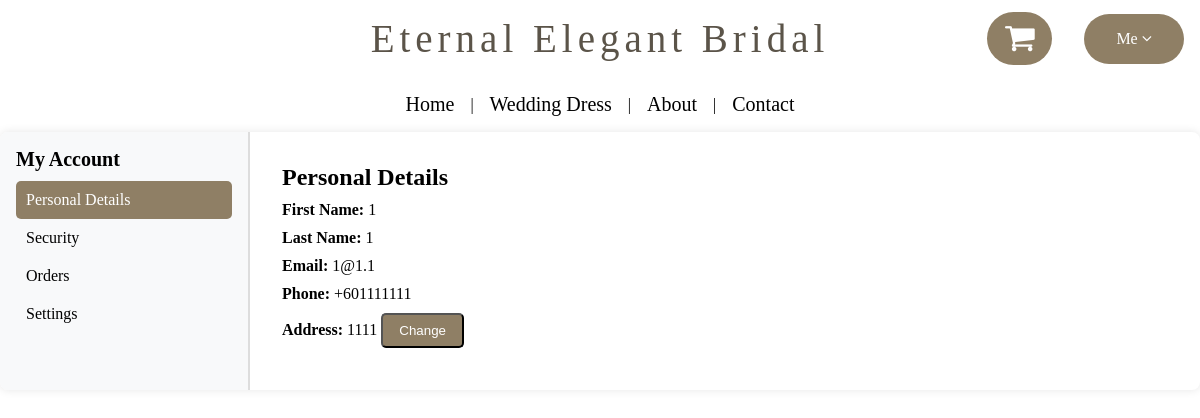
Screenshot of /userpage/product/ProfilePage.php (signed in) with the database file from the repository.
### tables this page shows
CREATE TABLE `users` (
  `id` int(11) NOT NULL,
  `username` varchar(50) NOT NULL,
  `first_name` varchar(50) NOT NULL,
  `last_name` varchar(50) NOT NULL,
  `email` varchar(100) NOT NULL,
  `phone_number` varchar(20) NOT NULL,
  `address` text NOT NULL,
  `password` varchar(255) NOT NULL,
  `created_at` timestamp NOT NULL DEFAULT current_timestamp(),
  `safe_key_question` varchar(255) NOT NULL,
  `safe_key_answer` varchar(255) NOT NULL,
  `role` enum('admin','user') NOT NULL DEFAULT 'user'
);

### backend/user/product/profile.php (called while the page is built, shortened)
<?php
include __DIR__ . "/../../../backend/db_connect.php";
$first_name = $_SESSION["first_name"] ?? "Guest";
$last_name = $_SESSION["last_name"] ?? "";
$email = $_SESSION["email"] ?? "";
$phone = $_SESSION["phone_number"] ?? "";
$address = $_SESSION["address"] ?? "";
$user_id = $_SESSION["user_id"];
$stmt = $conn->prepare("SELECT first_name, last_name, email, phone_number,address FROM users WHERE id = ?");
$stmt->bind_param("i", $user_id);
$stmt->execute();
$stmt->bind_result($first_name, $last_name, $email, $phone, $address);
?>

### userpage/product/ProfilePage.php (the view, shortened to what this page needs)
<?php
include "../../backend/user/payment/viewOrderRecord.php";
include "../../backend/user/product/profile.php";
?>
<!DOCTYPE html>
<html lang="en">
<head>
    <link rel="stylesheet" href="/BackendWebDev/userstyle/transition.css">
    <link rel="stylesheet" href="/BackendWebDev/userstyle/profile.css">
    <link rel="stylesheet" href="https://cdnjs.cloudflare.com/ajax/libs/font-awesome/4.7.0/css/font-awesome.min.css">
</head>
<body>
    <header>
        <h1>Eternal Elegant Bridal</h1>
        <div class="right-section">
            <button class="cart-btn" id="open-btn" onclick="window.location.href='../cart/CartPage.php'">
                <i class="fa fa-shopping-cart" aria-hidden="true"></i>
            </button>
            <div class="dropdown">
                <button class="dropbtn" id="account-btn">
                    <span>Me <i class="fa fa-angle-down" aria-hidden="true"></i></span>
                </button>
            </div>
    </header>
    <nav>
        <a class="blink" href="MainPage.php">Home</a> |
        <a class="blink" href="WeddingDressPage.php">Wedding Dress</a> |
        <a class="blink" href="">About</a> |
        <a class="blink" href="">Contact</a>
    </nav>
    <div class="container">
        <div class="sidebar">
            <h2>My Account</h2>
            <ul>
                <li class="active" onclick="showSection('personal')">Personal Details</li>
                <li onclick="showSection('security')">Security</li>
                <li onclick="showSection('orders')">Orders</li>
                <li onclick="showSection('settings')">Settings</li>
            </ul>
        </div>
        <div class="content">
            <div id="personal" class="section">
                <h2>Personal Details</h2>
                <p><strong>First Name:</strong> <?php echo htmlspecialchars($first_name); ?></p>
                <p><strong>Last Name:</strong> <?php echo htmlspecialchars($last_name); ?></p>
                <p><strong>Email:</strong> <?php echo htmlspecialchars($email); ?></p>
                <p><strong>Phone:</strong> <?php echo htmlspecialchars($phone); ?></p>
                <p>
                    <strong>Address:</strong>
                    <span id="address-text"><?php echo htmlspecialchars($address); ?></span>
                    <button id="edit-address-btn" class="edit-btn" onclick="editAddress()">Change</button>
                </p>
            </div>
        </div>
    </div>
</body>
</html>

### userstyle/transition.css (style rules this page uses)
body { opacity: 0; transition: opacity .5s; }

### userstyle/profile.css (style rules this page uses)
* { margin: 0; padding: 0; box-sizing: border-box; }
header { display: flex; justify-content: center; align-items: center; padding: 1rem; position: relative; }
h1 { font-family: 'Crimson Text'; font-weight: 400; letter-spacing: 5px; font-size: 50px; }
html, body { height: 100%; display: flex; flex-direction: column; max-width: 100%; }
header h1 { font-family: 'Crimson Text'; font-weight: 400; color: #5B5449; letter-spacing: 5px; font-size: 39px; text-align: center; flex-grow: 1; }
.right-section { display: flex; align-items: center; gap: 2rem; margin-right: auto; position: absolute; right: 1rem; }
.cart-btn { background-color: #8F7F65; color: white; padding: .5rem 1.1rem; border: none; cursor: pointer; border-radius: 2rem; margin-left: 10rem; font-size: 2rem; position: relative; }
.dropdown { display: inline-block; }
.dropbtn { background-color: #8F7F65; color: white; padding: 1rem 2rem; font-size: 16px; border: none; cursor: pointer; border-radius: 2rem; font-family: 'Crimson Text'; font-weight: 400; display: flex; align-items: center; }
nav { display: flex; justify-content: center; align-items: center; padding: 1rem; }
nav a { font-family: 'Crimson Text'; font-weight: 400; font-size: 20px; margin: 0 1rem; text-decoration: none; color : #000; }
.container { display: flex; width: 100%; background: white; border-radius: 8px; overflow: hidden; box-shadow: 0px 0px 10px rgba(0, 0, 0, 0.1); }
.sidebar { width: 250px; background-color: #f8f9fa; padding: 1rem; border-right: 2px solid #ddd; }
.sidebar h2 { font-size: 20px; margin-bottom: 10px; }
.sidebar ul { list-style: none; }
.sidebar ul li { padding: 10px; cursor: pointer; font-size: 16px; transition: background 0.3s ease; }
.sidebar ul li:hover, .sidebar ul li.active { background-color: #8F7F65; color: white; border-radius: 5px; }
.content { flex-grow: 1; padding: 2rem; }
.section { visibility: hidden; opacity: 0; position: absolute; transition: opacity 0.3s ease-in-out; }
.section.active { visibility: visible; opacity: 1; position: relative; }
.section h2 { margin-bottom: 10px; }
.section p { font-size: 16px; margin-bottom: 10px; }
.edit-btn { display: inline-block; padding: 8px 16px; background-color: #8F7F65; color: white; text-decoration: none; border-radius: 5px; font-weight: 500; transition: background-color 0.3s ease; }

### rows the page displays
users: first_name "1", last_name "1", email "1@1.1", phone_number "+601111111", address "1111"
